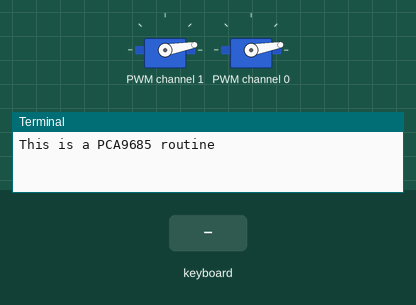
Simulated run of this program. Board: Raspberry Pi (BCM pin numbers). Shown: 2 × servo, the last lines printed to the terminal. Inputs (shaded band) come from the test bench. Servo angles are drawn from the pulse width (0.5 ms = 0°, 2.5 ms = 180°); library files of the repository ran but are not shown: PCA9685.py.

Above: at 1.2 s.
1.3 s: key left typed on the keyboard
At 2.5 s:
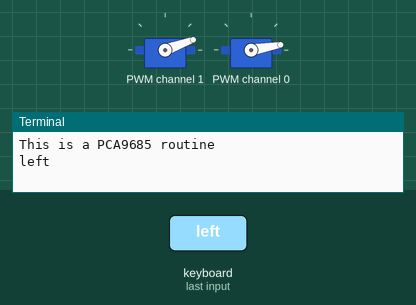
2.8 s: key down typed on the keyboard
At 3.8 s:
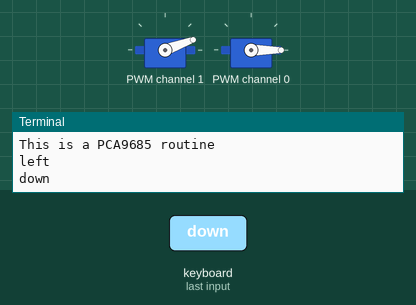
4.3 s: key right typed on the keyboard
At 5.0 s:
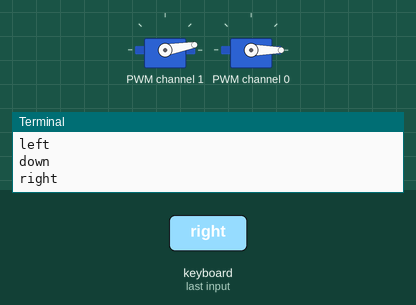
Timing chart, 0 to 7.3 s (numbered marks = the images above; inputs shaded):
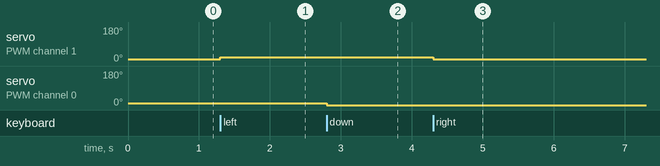

The program:

keyboard.v.py
```python
#!/usr/bin/python
import time
import RPi.GPIO as GPIO
from PCA9685 import PCA9685
import keyboard
import sys
pwm = PCA9685()
try:
    print ("This is a PCA9685 routine")
    pwm.setPWMFreq(50)
    i=10
    pwm.setRotationAngle(1, i)
    j=10
    pwm.setRotationAngle(0, j)
    while True:
                if keyboard.read_key() == "left":
                    print('left')
                    if (i >= 0 and i <= 170):
                        i = i+10
                        pwm.setRotationAngle(1, i)
                elif keyboard.read_key() == "right":
                    print('right')
                    if (i >= 10 and i <= 180):
                        i = i-10
                        pwm.setRotationAngle(1, i)
                if keyboard.read_key() == "up":
                    print("up")
                    if (j >= 0 and j <= 170):
                        j = j+10
                        pwm.setRotationAngle(0, j)
                elif keyboard.read_key() == "down":
                    print("down")
                    if (j >= 10 and j <= 180):
                        j = j-10
                        pwm.setRotationAngle(0, j)
except:
    pwm.exit_PCA9685()
    print ("\nProgram end")
    exit()
```

Measured:
- after the input at 1.3 s, servo on PWM channel 1: 10° → 20° at once
- after the input at 2.8 s, servo on PWM channel 0: 10° → 0° at once
- after the input at 4.3 s, servo on PWM channel 1: 20° → 10° at once
